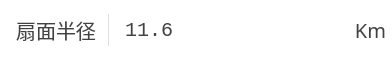
   <widget class="QFrame" name="frame_11">
    <property name="geometry">
     <rect>
      <x>24</x>
      <y>364</y>
      <width>392</width>
      <height>60</height>
     </rect>
    </property>
    <property name="styleSheet">
     <string notr="true">QFrame{
background: #FFFFFF;
border: 0px;
border-radius:5px;
}
QLineEdit{
font-family: Consolas;
font-size: 20px;
color: #424242;
background: rgb(0,0,0,0);
border:0px;
}
QLabel{
font-family: &quot;微软雅黑&quot;;
font-size: 20px;
color: #424242;
}</string>
    </property>
    <property name="frameShape">
     <enum>QFrame::StyledPanel</enum>
    </property>
    <property name="frameShadow">
     <enum>QFrame::Raised</enum>
    </property>
    <widget class="QLabel" name="label_9">
     <property name="geometry">
      <rect>
       <x>16</x>
       <y>18</y>
       <width>80</width>
       <height>24</height>
      </rect>
     </property>
     <property name="font">
      <font>
       <family>微软雅黑</family>
       <pointsize>-1</pointsize>
      </font>
     </property>
     <property name="styleSheet">
      <string notr="true"/>
     </property>
     <property name="text">
      <string>扇面半径</string>
     </property>
     <property name="alignment">
      <set>Qt::AlignCenter</set>
     </property>
    </widget>
    <widget class="QFrame" name="frame_12">
     <property name="geometry">
      <rect>
       <x>108</x>
       <y>14</y>
       <width>1</width>
       <height>32</height>
      </rect>
     </property>
     <property name="styleSheet">
      <string notr="true">background: rgb(0, 0, 0, 0); 
border:1px solid #dfdfdf; </string>
     </property>
     <property name="frameShape">
      <enum>QFrame::StyledPanel</enum>
     </property>
     <property name="frameShadow">
      <enum>QFrame::Raised</enum>
     </property>
    </widget>
    <widget class="QLineEdit" name="lineEdit_radius">
     <property name="enabled">
      <bool>true</bool>
     </property>
     <property name="geometry">
      <rect>
       <x>123</x>
       <y>15</y>
       <width>221</width>
       <height>30</height>
      </rect>
     </property>
     <property name="font">
      <font>
       <family>Consolas</family>
       <pointsize>-1</pointsize>
      </font>
     </property>
     <property name="focusPolicy">
      <enum>Qt::StrongFocus</enum>
     </property>
     <property name="styleSheet">
      <string notr="true">font-family: Consolas;
font-size: 20px;
color: #424242;</string>
     </property>
     <property name="text">
      <string>11.6</string>
     </property>
    </widget>
    <widget class="QLabel" name="label_10">
     <property name="geometry">
      <rect>
       <x>355</x>
       <y>20</y>
       <width>31</width>
       <height>20</height>
      </rect>
     </property>
     <property name="font">
      <font>
       <family>微软雅黑</family>
       <pointsize>-1</pointsize>
      </font>
     </property>
     <property name="styleSheet">
      <string notr="true"/>
     </property>
     <property name="text">
      <string>Km</string>
     </property>
     <property name="alignment">
      <set>Qt::AlignCenter</set>
     </property>
    </widget>
   </widget>
